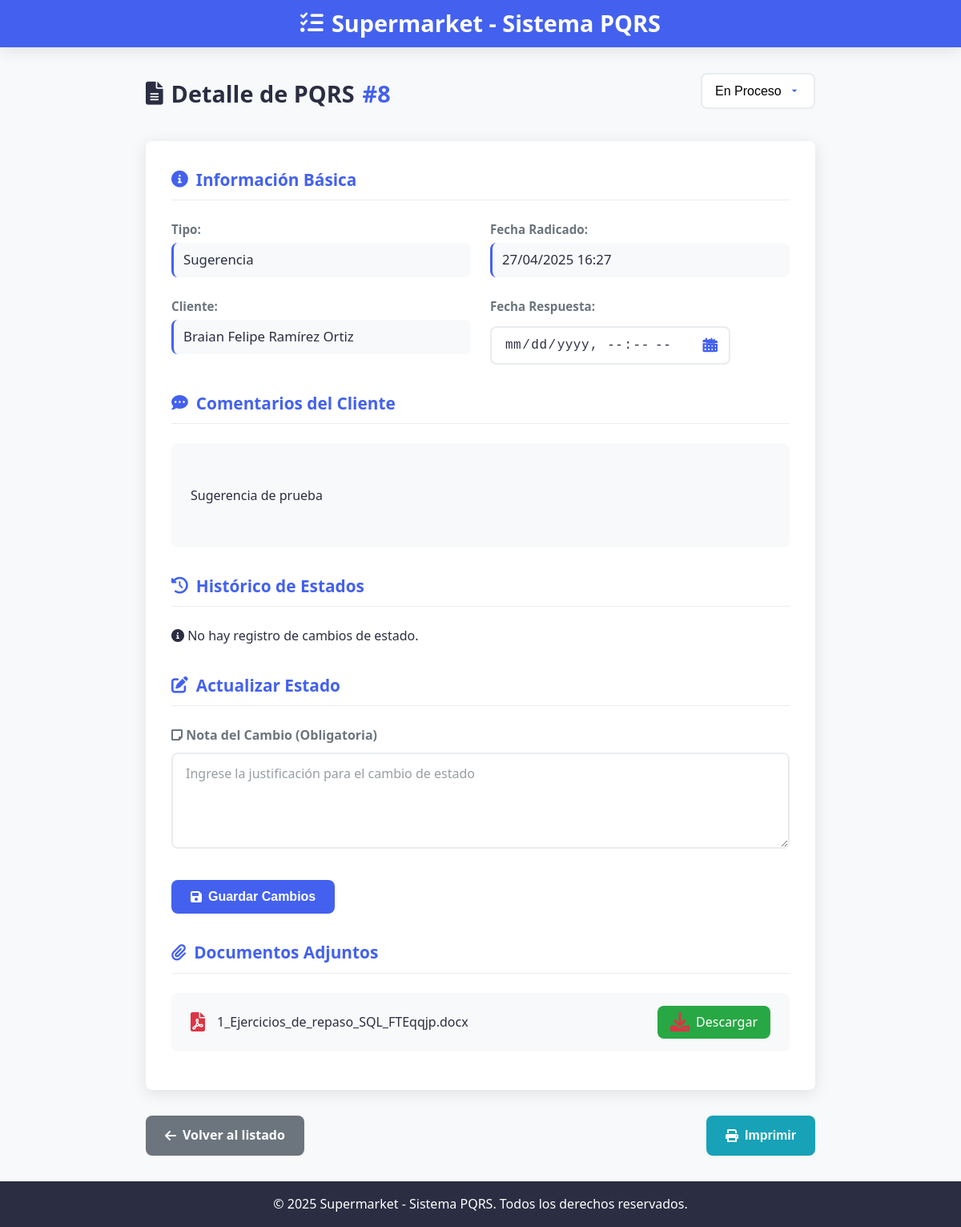
The app's page /gestor/pqrs/8/ with its own data.
### core/models.py (models this page shows, shortened)
class PQRS(models.Model):
    TIPO_RADICADO_CHOICES = [
        ('Peticion', 'Peticion'),
        ('Queja', 'Queja'),
        ('Reclamo', 'Reclamo'),
        ('Sugerencia', 'Sugerencia'),
    ]
    ESTADO_RADICADO_CHOICES = [
        ('nuevo', 'Nuevo'),
        ('en-proceso', 'En Proceso'),
        ('resuelto', 'Resuelto'),
        ('cerrado', 'Cerrado'),
    ]
    numero_radicado = models.AutoField(primary_key=True)
    fecha_radicado = models.DateTimeField(auto_now_add=True)
    tipo_radicado = models.CharField(max_length=25, choices=TIPO_RADICADO_CHOICES)
    comentarios = models.TextField()
    anexo = models.FileField(upload_to='anexos/', blank=True, null=True)
    cliente = models.ForeignKey(Cliente, on_delete=models.CASCADE, related_name='pqrs')
    estado = models.CharField(max_length=20, choices=ESTADO_RADICADO_CHOICES, default='nuevo')
    empleado_asignado = models.ForeignKey(Empleado, on_delete=models.SET_NULL, null=True, blank=True, related_name='pqrs_asignados')
    justificacion_del_estado = models.TextField(blank=True, null=True)
    fecha_respuesta = models.DateTimeField(blank=True, null=True)

class Cliente(models.Model):
    TIPO_IDENTIFICACION_CHOICES = [
        ('Cédula de Ciudadanía', 'Cédula de Ciudadanía'),
        ('Tarjeta de Identidad', 'Tarjeta de Identidad'),
        ('Cédula de Extranjería', 'Cédula de Extranjería'),
        ('Pasaporte', 'Pasaporte'),
    ]
    tipo_identificacion = models.CharField(max_length=50, choices=TIPO_IDENTIFICACION_CHOICES)
    numero_identificacion = models.CharField(max_length=20, unique=True)
    nombre_completo = models.CharField(max_length=100)
    correo_electronico = models.EmailField(unique=True)
    telefono_movil = models.CharField(max_length=15)
    contrasena = models.CharField(max_length=100)
    verificado = models.BooleanField(default=False)
    codigo_verificacion = models.CharField(max_length=64, blank=True, null=True)
    token_recuperacion = models.CharField(max_length=128, blank=True, null=True)

### core/views.py (the view)
# urls.py: path('gestor/pqrs/<int:numero_radicado>/', detalle_pqrs_gestor, name='detalle_pqrs_gestor'),
def detalle_pqrs_gestor(request, numero_radicado):
    pqrs = get_object_or_404(PQRS, numero_radicado=numero_radicado)
    estados = PQRS.ESTADO_RADICADO_CHOICES
    return render(request, 'detalle_pqrs_gestor.html', {
        'pqrs': pqrs,
        'estados': estados,
        'now': timezone.localtime(timezone.now())
    })

### templates/detalle_pqrs_gestor.html (shortened to what this page needs)
{% load static %}
<!DOCTYPE html>
<html lang="es">
<head>
    <link rel="stylesheet" href="{% static 'css/gestor/detalle_pqrs.css' %}">
    <link rel="stylesheet" href="https://cdnjs.cloudflare.com/ajax/libs/font-awesome/6.0.0/css/all.min.css">
</head>
<body>
    <div class="pqrs-detail-container">
        <header class="pqrs-header">
            <h1><i class="fas fa-tasks"></i> Supermarket - Sistema PQRS</h1>
        </header>
        <main class="pqrs-detail-content">
            <form method="POST" action="{% url 'actualizar_pqrs' pqrs.numero_radicado %}">
                <div class="detail-header">
                    <h2>
                        <i class="fas fa-file-alt"></i> Detalle de PQRS
                        <span class="radicado-number">#{{ pqrs.numero_radicado }}</span>
                    </h2>
                    <div class="status-selector">
                        <select name="estado" class="form-control select-status" id="estado-pqrs">
                            {% for value, label in estados %}
                            <option value="{{ value }}" {% if value == pqrs.estado %}selected{% endif %}>
                                {{ label }}
                            </option>
                            {% endfor %}
                        </select>
                    </div>
                </div>
                <div class="detail-card">
                    <div class="detail-section">
                        <h3 class="section-title"><i class="fas fa-info-circle"></i> Información Básica</h3>
                        <div class="detail-grid">
                            <div class="detail-item">
                                <span class="detail-label">Tipo:</span>
                                <span class="detail-value">{{ pqrs.tipo_radicado }}</span>
                            </div>
                            <div class="detail-item">
                                <span class="detail-label">Fecha Radicado:</span>
                                <span class="detail-value">{{ pqrs.fecha_radicado|date:"d/m/Y H:i" }}</span>
                            </div>
                            <div class="detail-item">
                                <span class="detail-label">Cliente:</span>
                                <span class="detail-value">{{ pqrs.cliente.nombre_completo }}</span>
                            </div>
                            <div class="detail-item">
                                <span class="detail-label">Fecha Respuesta:</span>
                                <div class="editable-date-container">
                                    <input type="datetime-local" name="fecha_respuesta"
                                           value="{{ pqrs.fecha_respuesta|date:'Y-m-d\TH:i' }}"
                                           class="date-input" id="fecha-respuesta"
                                           data-ultima-fecha="{{ pqrs.fecha_respuesta|date:'Y-m-d\TH:i' }}"
                                           required>
                                    <i class="fas fa-calendar-alt calendar-icon"></i>
                                </div>
                            </div>
                        </div>
                    </div>
                    <div class="detail-section">
                        <h3 class="section-title"><i class="fas fa-comment-dots"></i> Comentarios del Cliente</h3>
                        <div class="comments-box">
                            {{ pqrs.comentarios|linebreaks }}
                        </div>
                    </div>
                    <div class="detail-section">
                        <h3 class="section-title"><i class="fas fa-history"></i> Histórico de Estados</h3>
                        <div class="history-box">
                            {% if pqrs.justificacion_del_estado %}
                                <pre>{{ pqrs.justificacion_del_estado }}</pre>
                            {% else %}
                                <p class="no-history"><i class="fas fa-info-circle"></i> No hay registro de cambios de estado.</p>
                            {% endif %}
                        </div>
                    </div>
                    <div class="detail-section">
                        <h3 class="section-title"><i class="fas fa-edit"></i> Actualizar Estado</h3>
                        <div class="update-box">
                            <div class="form-group">
                                <label for="nota_estado" class="form-label">
                                    <i class="fas fa-sticky-note"></i> Nota del Cambio (Obligatoria)
                                </label>
                                <textarea name="nota_estado" id="nota_estado" class="form-control"
                                          rows="3" required placeholder="Ingrese la justificación para el cambio de estado"></textarea>
                            </div>
                            <button type="submit" class="btn btn-update">
                                <i class="fas fa-save"></i> Guardar Cambios
                            </button>
                        </div>
                    </div>
                    <div class="detail-section">
                        <h3 class="section-title"><i class="fas fa-paperclip"></i> Documentos Adjuntos</h3>
                        {% if pqrs.anexo %}
                            <div class="attachment-box">
                                <i class="fas fa-file-pdf"></i>
                                <span class="attachment-name">{{ pqrs.anexo.name|cut:"anexos/" }}</span>
                                <a href="{{ pqrs.anexo.url }}" download class="btn-download">
                                    <i class="fas fa-download"></i> Descargar
                                </a>
                            </div>
                        {% else %}
                            <p class="no-attachment"><i class="fas fa-times-circle"></i> No se adjuntó documento.</p>
                        {% endif %}
                    </div>
                </div>
            </form>
            <div class="action-buttons">
                <a href="{% url 'gestion_pqrs' %}" class="btn btn-back">
                    <i class="fas fa-arrow-left"></i> Volver al listado
                </a>
                <button class="btn btn-print" onclick="window.print()">
                    <i class="fas fa-print"></i> Imprimir
                </button>
            </div>
        </main>
        <footer class="pqrs-footer">
            <p>&copy; 2025 Supermarket - Sistema PQRS. Todos los derechos reservados.</p>
        </footer>
    </div>
{% load static %}
<script src="{% static 'js/detalle_gestor.js' %}"></script></body>
</html>

### records on screen
PQRS: numero_radicado "8", estado "En Proceso", tipo_radicado "Sugerencia", fecha_radicado "27/04/2025 16:27", cliente.nombre_completo "Braian Felipe Ramírez Ortiz", comentarios "Sugerencia de prueba", anexo.name "1_Ejercicios_de_repaso_SQL_FTEqqjp.docx"
